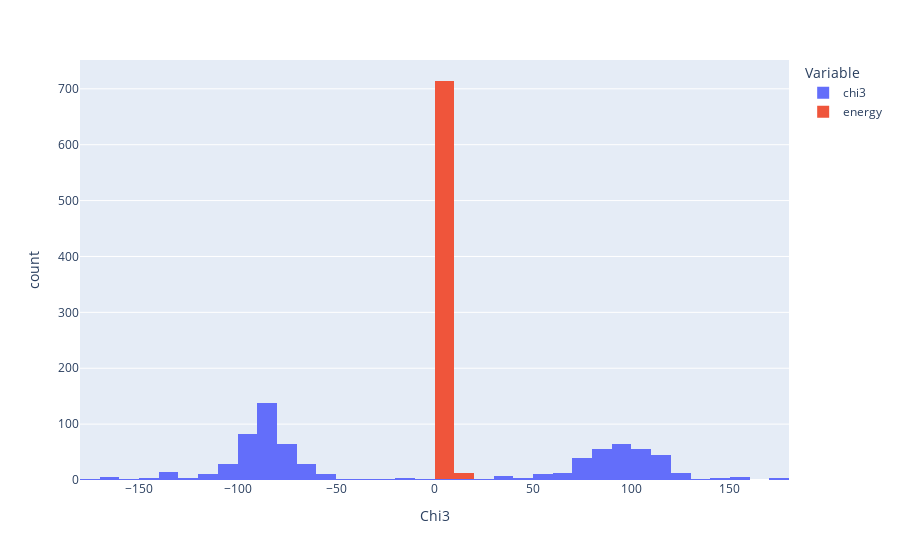

The notebook cell this image was saved under:
### Code cell
labels = {'value': 'Chi3', 'variable': 'Variable'}

x = SS_df['chi3']
y = SS_df['energy']
df = SS_df[['chi3', 'energy']].copy()

energy_hist = numpy.histogram2d(x, y=y, bins=100)
energy_hist = energy_hist

fig = px.histogram(df, labels=labels)

fig.show()

### Figure 1 — Plotly figure (JSON) as saved in the notebook; plotly's stock layout.template omitted (floating-point values rounded to 4 significant figures; data arrays with more than 128 entries replaced by an {"elided": "..."} marker saying what was removed)
{"data": [{"alignmentgroup": "True", "bingroup": "x", "hovertemplate": "Variable=chi3<br>Chi3=%{x}<br>count=%{y}<extra></extra>", "legendgroup": "chi3", "marker": {"color": "#636efa", "pattern": {"shape": ""}}, "name": "chi3", "offsetgroup": "chi3", "orientation": "v", "showlegend": true, "type": "histogram", "x": {"elided": "725 float values"}, "xaxis": "x", "yaxis": "y"}, {"alignmentgroup": "True", "bingroup": "x", "hovertemplate": "Variable=energy<br>Chi3=%{x}<br>count=%{y}<extra></extra>", "legendgroup": "energy", "marker": {"color": "#EF553B", "pattern": {"shape": ""}}, "name": "energy", "offsetgroup": "energy", "orientation": "v", "showlegend": true, "type": "histogram", "x": {"elided": "725 float values"}, "xaxis": "x", "yaxis": "y"}], "layout": {"barmode": "relative", "legend": {"title": {"text": "Variable"}, "tracegroupgap": 0}, "margin": {"t": 60}, "xaxis": {"anchor": "y", "domain": [0, 1], "title": {"text": "Chi3"}}, "yaxis": {"anchor": "x", "domain": [0, 1], "title": {"text": "count"}}}}
